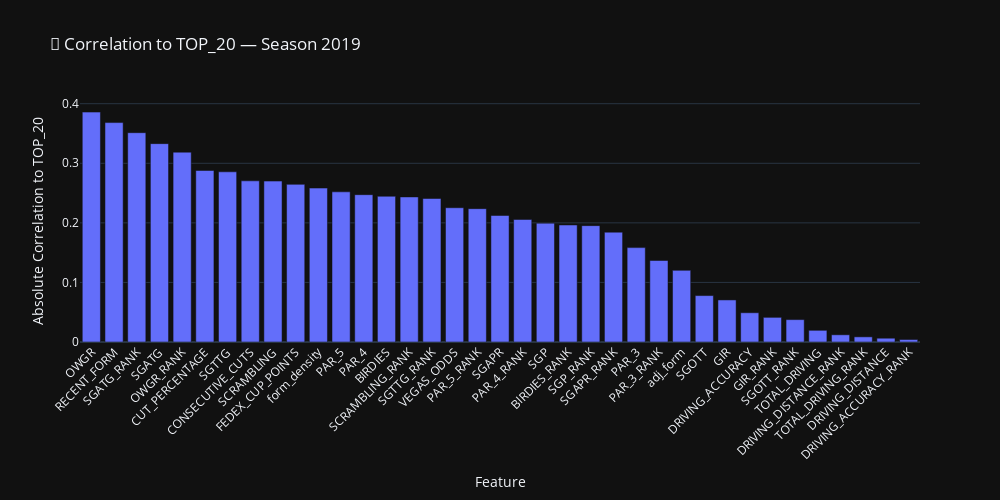
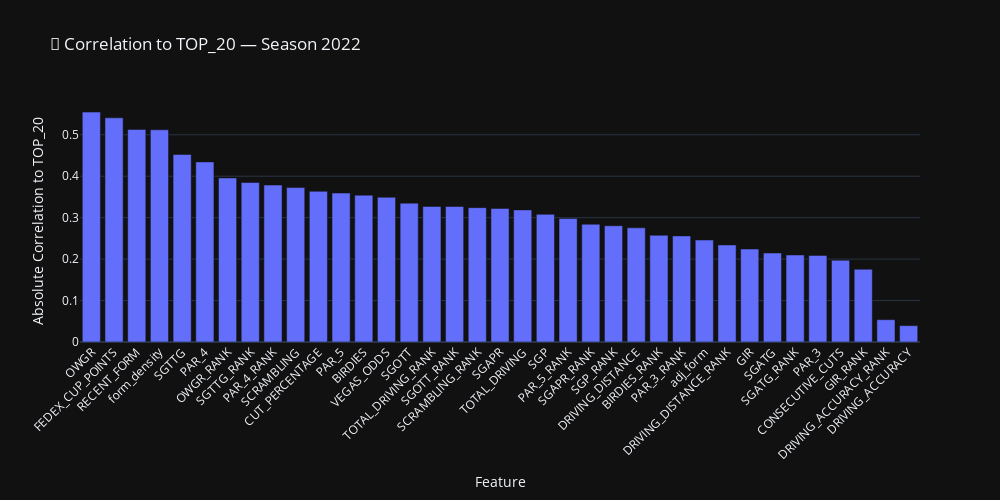
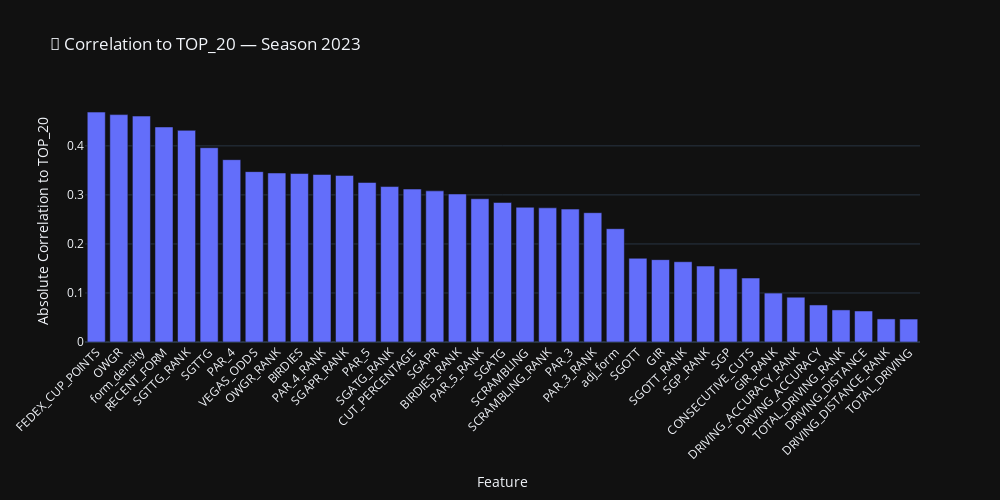
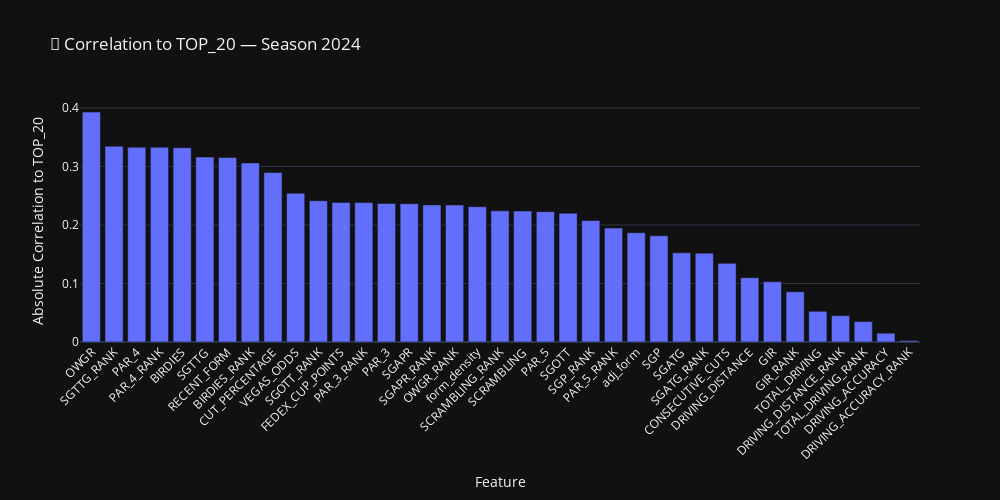

Notebook cell for these charts, in order:
### Markdown cell above
## Correlations
**Last 4 Years**

### Code cell
import plotly.express as px

# Get the 4 most recent seasons (or fewer if not available)
available_seasons = sorted(training_df["SEASON"].unique())[-4:]

# Dictionary to store correlation results
correlation_frames = {}

# Calculate correlations for each season
for season in available_seasons:
    df = training_df[training_df["SEASON"] == season].copy()

    # Numeric features only, drop final result
    numeric = df.select_dtypes(include=["float64", "int64"]).drop(columns=["FINAL_POS", "SEASON"], errors="ignore")

    # Skip if TOP_20 is not present
    if "TOP_20" not in numeric.columns:
        continue

    # Correlation with TOP_20
    cor = numeric.corr().abs()["TOP_20"].drop("TOP_20", errors="ignore").sort_values(ascending=False)
    cor_df = cor.reset_index()
    cor_df.columns = ["Feature", "Correlation"]
    correlation_frames[season] = cor_df

# Plot one bar chart per season
for season, cor_df in correlation_frames.items():
    fig = px.bar(
        cor_df,
        x="Feature",
        y="Correlation",
        title=f"🔎 Correlation to TOP_20 — Season {int(season)}",
        height=500,
        width=1000
    )

    fig.update_layout(
        xaxis_title="Feature",
        yaxis_title="Absolute Correlation to TOP_20",
        template="plotly_dark",
        xaxis_tickangle=-45
    )

    fig.show()

### Figure 1 — Plotly figure (JSON) as saved in the notebook; plotly's stock layout.template omitted (floating-point values rounded to 4 significant figures)
{"data": [{"hovertemplate": "Feature=%{x}<br>Correlation=%{y}<extra></extra>", "legendgroup": "", "marker": {"color": "#636efa", "pattern": {"shape": ""}}, "name": "", "orientation": "v", "showlegend": false, "textposition": "auto", "type": "bar", "x": ["OWGR", "RECENT_FORM", "SGATG_RANK", "SGATG", "OWGR_RANK", "CUT_PERCENTAGE", "SGTTG", "CONSECUTIVE_CUTS", "SCRAMBLING", "FEDEX_CUP_POINTS", "form_density", "PAR_5", "PAR_4", "BIRDIES", "SCRAMBLING_RANK", "SGTTG_RANK", "VEGAS_ODDS", "PAR_5_RANK", "SGAPR", "PAR_4_RANK", "SGP", "BIRDIES_RANK", "SGP_RANK", "SGAPR_RANK", "PAR_3", "PAR_3_RANK", "adj_form", "SGOTT", "GIR", "DRIVING_ACCURACY", "GIR_RANK", "SGOTT_RANK", "TOTAL_DRIVING", "DRIVING_DISTANCE_RANK", "TOTAL_DRIVING_RANK", "DRIVING_DISTANCE", "DRIVING_ACCURACY_RANK"], "xaxis": "x", "y": [0.3859, 0.3683, 0.3513, 0.333, 0.3187, 0.2879, 0.2857, 0.2705, 0.2701, 0.2646, 0.2584, 0.2521, 0.2473, 0.2446, 0.2435, 0.2409, 0.2254, 0.2238, 0.2124, 0.2057, 0.1995, 0.1964, 0.1953, 0.1844, 0.1585, 0.1368, 0.1203, 0.07792, 0.07061, 0.0491, 0.04137, 0.03756, 0.01961, 0.0121, 0.008647, 0.006358, 0.004161], "yaxis": "y"}], "layout": {"barmode": "relative", "height": 500, "legend": {"tracegroupgap": 0}, "title": {"text": "🔎 Correlation to TOP_20 — Season 2019"}, "width": 1000, "xaxis": {"anchor": "y", "domain": [0, 1], "tickangle": -45, "title": {"text": "Feature"}}, "yaxis": {"anchor": "x", "domain": [0, 1], "title": {"text": "Absolute Correlation to TOP_20"}}}}

### Figure 2 — Plotly figure (JSON) as saved in the notebook; plotly's stock layout.template omitted (floating-point values rounded to 4 significant figures)
{"data": [{"hovertemplate": "Feature=%{x}<br>Correlation=%{y}<extra></extra>", "legendgroup": "", "marker": {"color": "#636efa", "pattern": {"shape": ""}}, "name": "", "orientation": "v", "showlegend": false, "textposition": "auto", "type": "bar", "x": ["OWGR", "FEDEX_CUP_POINTS", "RECENT_FORM", "form_density", "SGTTG", "PAR_4", "OWGR_RANK", "SGTTG_RANK", "PAR_4_RANK", "SCRAMBLING", "CUT_PERCENTAGE", "PAR_5", "BIRDIES", "VEGAS_ODDS", "SGOTT", "TOTAL_DRIVING_RANK", "SGOTT_RANK", "SCRAMBLING_RANK", "SGAPR", "TOTAL_DRIVING", "SGP", "PAR_5_RANK", "SGAPR_RANK", "SGP_RANK", "DRIVING_DISTANCE", "BIRDIES_RANK", "PAR_3_RANK", "adj_form", "DRIVING_DISTANCE_RANK", "GIR", "SGATG", "SGATG_RANK", "PAR_3", "CONSECUTIVE_CUTS", "GIR_RANK", "DRIVING_ACCURACY_RANK", "DRIVING_ACCURACY"], "xaxis": "x", "y": [0.5547, 0.5409, 0.5128, 0.512, 0.4526, 0.4346, 0.3959, 0.3848, 0.3786, 0.3726, 0.3635, 0.3594, 0.3543, 0.3493, 0.3351, 0.3271, 0.327, 0.3242, 0.3223, 0.3187, 0.3081, 0.2979, 0.2842, 0.2805, 0.2755, 0.2574, 0.256, 0.246, 0.2341, 0.2243, 0.2148, 0.21, 0.2089, 0.1972, 0.1755, 0.05389, 0.03946], "yaxis": "y"}], "layout": {"barmode": "relative", "height": 500, "legend": {"tracegroupgap": 0}, "title": {"text": "🔎 Correlation to TOP_20 — Season 2022"}, "width": 1000, "xaxis": {"anchor": "y", "domain": [0, 1], "tickangle": -45, "title": {"text": "Feature"}}, "yaxis": {"anchor": "x", "domain": [0, 1], "title": {"text": "Absolute Correlation to TOP_20"}}}}

### Figure 3 — Plotly figure (JSON) as saved in the notebook; plotly's stock layout.template omitted (floating-point values rounded to 4 significant figures)
{"data": [{"hovertemplate": "Feature=%{x}<br>Correlation=%{y}<extra></extra>", "legendgroup": "", "marker": {"color": "#636efa", "pattern": {"shape": ""}}, "name": "", "orientation": "v", "showlegend": false, "textposition": "auto", "type": "bar", "x": ["FEDEX_CUP_POINTS", "OWGR", "form_density", "RECENT_FORM", "SGTTG_RANK", "SGTTG", "PAR_4", "VEGAS_ODDS", "OWGR_RANK", "BIRDIES", "PAR_4_RANK", "SGAPR_RANK", "PAR_5", "SGATG_RANK", "CUT_PERCENTAGE", "SGAPR", "BIRDIES_RANK", "PAR_5_RANK", "SGATG", "SCRAMBLING", "SCRAMBLING_RANK", "PAR_3", "PAR_3_RANK", "adj_form", "SGOTT", "GIR", "SGOTT_RANK", "SGP_RANK", "SGP", "CONSECUTIVE_CUTS", "GIR_RANK", "DRIVING_ACCURACY_RANK", "DRIVING_ACCURACY", "TOTAL_DRIVING_RANK", "DRIVING_DISTANCE", "DRIVING_DISTANCE_RANK", "TOTAL_DRIVING"], "xaxis": "x", "y": [0.4689, 0.4638, 0.4607, 0.4386, 0.4316, 0.3963, 0.3719, 0.3475, 0.3447, 0.3436, 0.3417, 0.3397, 0.3254, 0.317, 0.3119, 0.3082, 0.3019, 0.2922, 0.2846, 0.2748, 0.2736, 0.2711, 0.2637, 0.2311, 0.1707, 0.168, 0.1637, 0.1548, 0.1495, 0.1304, 0.0998, 0.09132, 0.07554, 0.06542, 0.06327, 0.04707, 0.0468], "yaxis": "y"}], "layout": {"barmode": "relative", "height": 500, "legend": {"tracegroupgap": 0}, "title": {"text": "🔎 Correlation to TOP_20 — Season 2023"}, "width": 1000, "xaxis": {"anchor": "y", "domain": [0, 1], "tickangle": -45, "title": {"text": "Feature"}}, "yaxis": {"anchor": "x", "domain": [0, 1], "title": {"text": "Absolute Correlation to TOP_20"}}}}

### Figure 4 — Plotly figure (JSON) as saved in the notebook; plotly's stock layout.template omitted (floating-point values rounded to 4 significant figures)
{"data": [{"hovertemplate": "Feature=%{x}<br>Correlation=%{y}<extra></extra>", "legendgroup": "", "marker": {"color": "#636efa", "pattern": {"shape": ""}}, "name": "", "orientation": "v", "showlegend": false, "textposition": "auto", "type": "bar", "x": ["OWGR", "SGTTG_RANK", "PAR_4", "PAR_4_RANK", "BIRDIES", "SGTTG", "RECENT_FORM", "BIRDIES_RANK", "CUT_PERCENTAGE", "VEGAS_ODDS", "SGOTT_RANK", "FEDEX_CUP_POINTS", "PAR_3_RANK", "PAR_3", "SGAPR", "SGAPR_RANK", "OWGR_RANK", "form_density", "SCRAMBLING_RANK", "SCRAMBLING", "PAR_5", "SGOTT", "SGP_RANK", "PAR_5_RANK", "adj_form", "SGP", "SGATG", "SGATG_RANK", "CONSECUTIVE_CUTS", "DRIVING_DISTANCE", "GIR", "GIR_RANK", "TOTAL_DRIVING", "DRIVING_DISTANCE_RANK", "TOTAL_DRIVING_RANK", "DRIVING_ACCURACY", "DRIVING_ACCURACY_RANK"], "xaxis": "x", "y": [0.3929, 0.3347, 0.3328, 0.3328, 0.332, 0.3161, 0.3153, 0.3061, 0.2896, 0.2542, 0.2414, 0.2384, 0.2383, 0.2368, 0.2363, 0.2343, 0.2341, 0.2313, 0.2241, 0.2239, 0.2228, 0.2202, 0.2076, 0.1947, 0.1868, 0.1816, 0.1524, 0.1519, 0.1344, 0.11, 0.1031, 0.08578, 0.05248, 0.04508, 0.03491, 0.015, 0.00243], "yaxis": "y"}], "layout": {"barmode": "relative", "height": 500, "legend": {"tracegroupgap": 0}, "title": {"text": "🔎 Correlation to TOP_20 — Season 2024"}, "width": 1000, "xaxis": {"anchor": "y", "domain": [0, 1], "tickangle": -45, "title": {"text": "Feature"}}, "yaxis": {"anchor": "x", "domain": [0, 1], "title": {"text": "Absolute Correlation to TOP_20"}}}}
